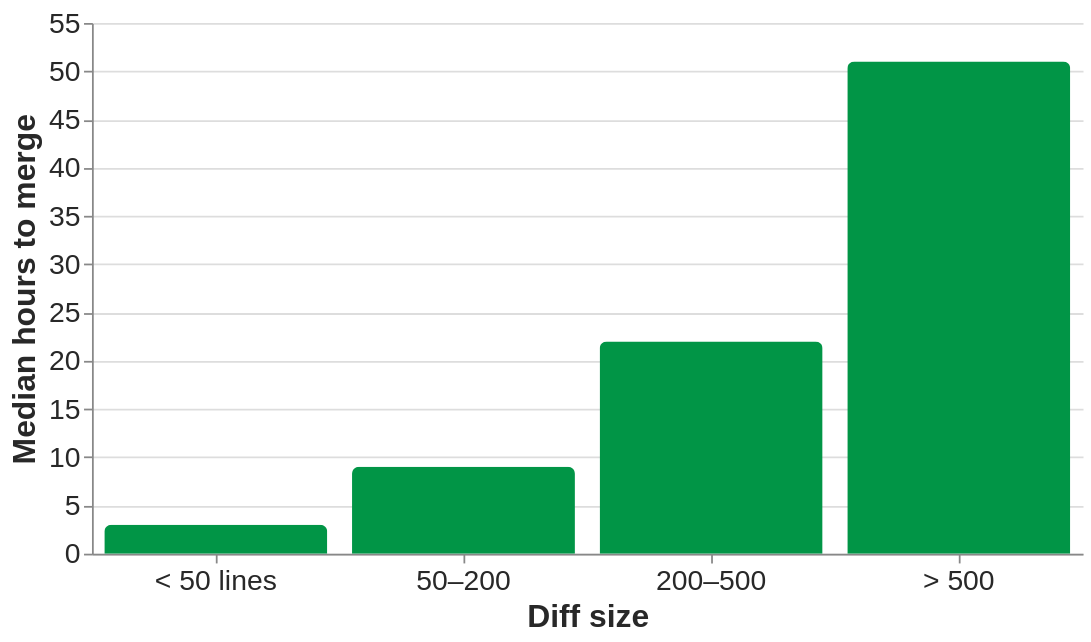

Describe this chart as a Vega-Lite specification.
### Vega-Lite specification from a JSON file in a GitHub repository (floating-point values rounded to 4 significant figures)
{"$schema": "https://vega.github.io/schema/vega-lite/v5.json", "width": 560, "height": 300, "data": {"values": [{"size": "< 50 lines", "hours": 3}, {"size": "50–200", "hours": 9}, {"size": "200–500", "hours": 22}, {"size": "> 500", "hours": 51}]}, "mark": {"type": "bar", "cornerRadiusTopLeft": 4, "cornerRadiusTopRight": 4}, "encoding": {"x": {"field": "size", "type": "ordinal", "sort": null, "axis": {"labelAngle": 0, "title": "Diff size"}}, "y": {"field": "hours", "type": "quantitative", "title": "Median hours to merge"}, "color": {"value": "#019546"}}, "config": {"font": "Tahoma, Verdana, sans-serif", "axis": {"labelFontSize": 16, "titleFontSize": 18, "labelColor": "#282828", "titleColor": "#282828"}, "view": {"stroke": null}}}
